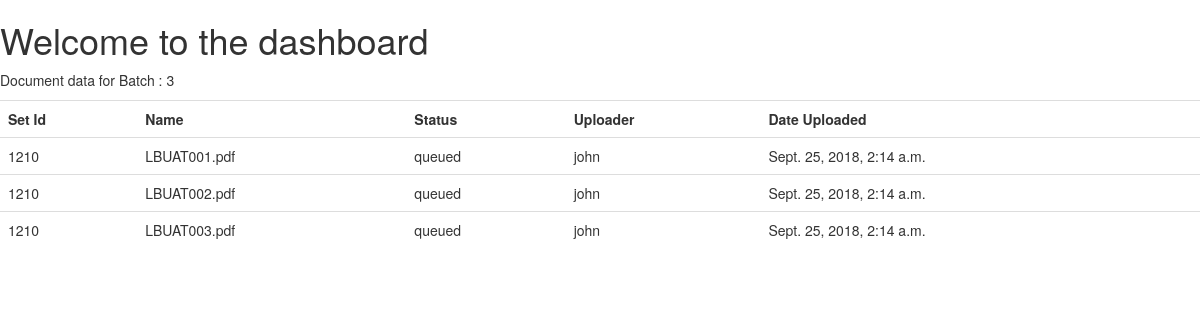
Screenshot of /details/viewdocs/3 with the database file from the repository.
### details/models.py (models this page shows)
class DocumentsData(models.Model):
    statchoice = ((0, 'processing'), (1, 'success'), (2, 'queued'), (3, 'failed'))
    batch_id = models.DecimalField(max_digits=4, decimal_places=0)
    set_id = models.DecimalField(max_digits=4, decimal_places=0)
    doc_id = models.DecimalField(max_digits=4, decimal_places=0)
    name=models.TextField()
    doc_status = models.CharField(max_length=20, choices=statchoice, default="processing")
    uploader = models.CharField(max_length=10)
    date_uploaded = models.DateTimeField()

### details/views.py (the view)
# urls.py: path('viewdocs/<int:bid>', views.display_doc_view, name='doc_details'),
def display_doc_view(request, bid):
    documents = DocumentsData.objects.filter(batch_id=bid)
    context = {
        'docs': documents,
        'bid':bid
    }
    return render(request, "details/docsview.html", context)

### details/templates/details/docsview.html
{% extends 'signin/header.html' %}
{% block content %}
<p>Document data for Batch : {{ bid }}</p>
    <table class="table">
        <th>Set Id</th>
        <th>Name</th>
        <th>Status</th>
        <th>Uploader</th>
         <th>Date Uploaded</th>
        {% for eachDoc in docs %}
            <tr>
                <td>{{  eachDoc.set_id }}</td>
                <td>{{  eachDoc.name }}</td>
                <td>{{  eachDoc.doc_status }}</td>
                <td>{{  eachDoc.uploader }}</td>
                <td>{{  eachDoc.date_uploaded }}</td>
                 </tr>
        {% endfor %}
    </table>
{% endblock %}

### rows the page displays
DocumentsData: set_id "1210", name "LBUAT001.pdf", doc_status "queued", uploader "john", date_uploaded "Sept. 25, 2018, 2:14 a.m."
DocumentsData: set_id "1210", name "LBUAT002.pdf", doc_status "queued", uploader "john", date_uploaded "Sept. 25, 2018, 2:14 a.m."
DocumentsData: set_id "1210", name "LBUAT003.pdf", doc_status "queued", uploader "john", date_uploaded "Sept. 25, 2018, 2:14 a.m."

### other values shown
{{ bid }} "3"
